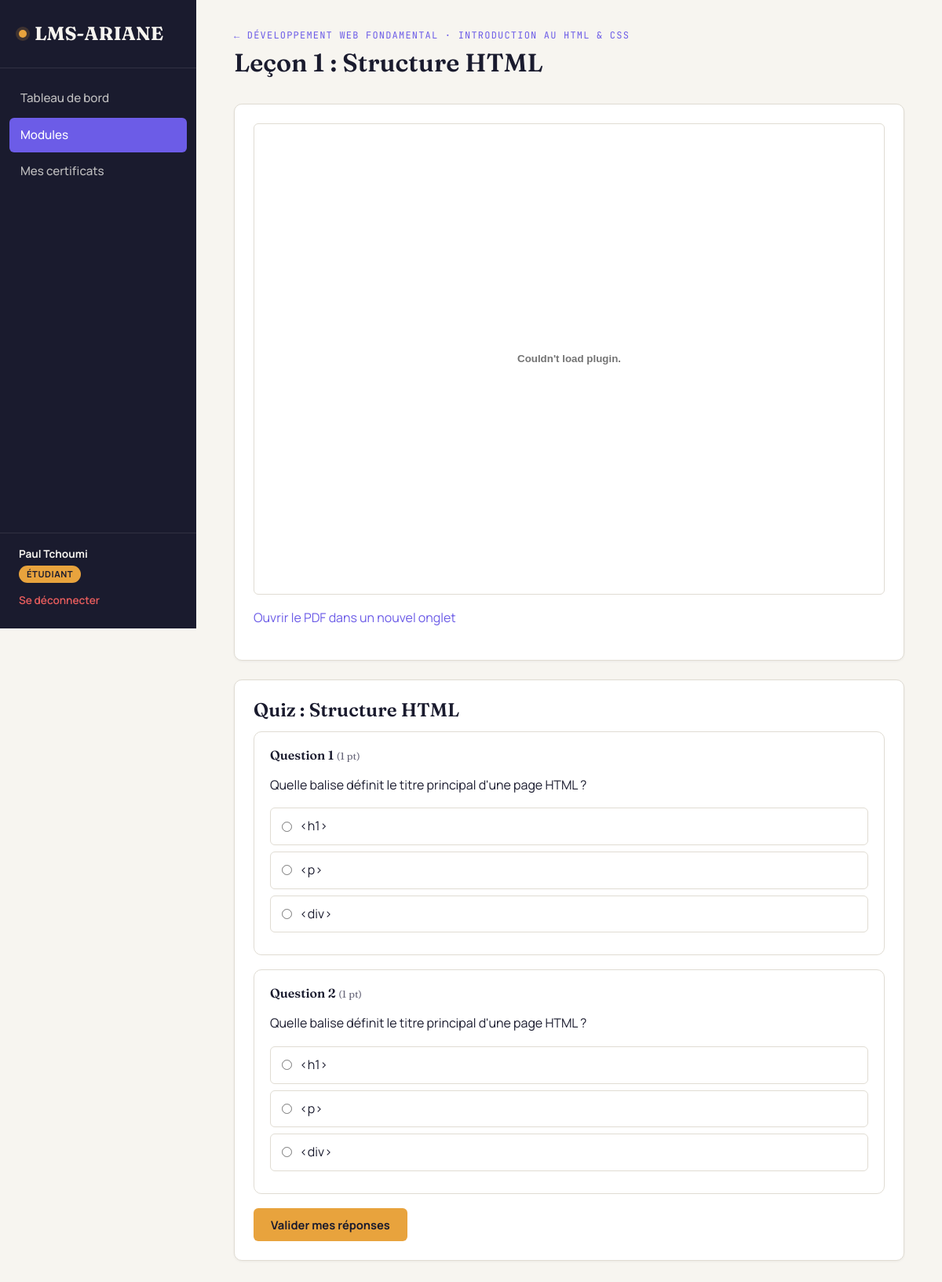
Screenshot of /lecon.php?id=1 (signed in) with the database file from the repository.
### tables this page shows
CREATE TABLE lecons (
    id INT AUTO_INCREMENT PRIMARY KEY,
    cours_id INT NOT NULL,
    titre VARCHAR(150) NOT NULL,
    type_contenu ENUM('pdf', 'video') NOT NULL,
    chemin_fichier VARCHAR(255) NOT NULL,
    ordre INT NOT NULL DEFAULT 1,
    date_creation DATETIME DEFAULT CURRENT_TIMESTAMP,
    FOREIGN KEY (cours_id) REFERENCES cours(id) ON DELETE CASCADE
);

CREATE TABLE modules (
    id INT AUTO_INCREMENT PRIMARY KEY,
    titre VARCHAR(150) NOT NULL,
    description TEXT,
    promoteur_id INT NOT NULL,
    seuil_validation INT NOT NULL DEFAULT 60,  
    date_creation DATETIME DEFAULT CURRENT_TIMESTAMP,
    FOREIGN KEY (promoteur_id) REFERENCES utilisateurs(id) ON DELETE CASCADE
);

CREATE TABLE cours (
    id INT AUTO_INCREMENT PRIMARY KEY,
    module_id INT NOT NULL,
    enseignant_id INT NOT NULL,
    titre VARCHAR(150) NOT NULL,
    description TEXT,
    date_creation DATETIME DEFAULT CURRENT_TIMESTAMP,
    FOREIGN KEY (module_id) REFERENCES modules(id) ON DELETE CASCADE,
    FOREIGN KEY (enseignant_id) REFERENCES utilisateurs(id) ON DELETE CASCADE
);

CREATE TABLE evaluations (
    id INT AUTO_INCREMENT PRIMARY KEY,
    lecon_id INT NOT NULL UNIQUE,
    titre VARCHAR(150) NOT NULL DEFAULT 'Évaluation',
    date_creation DATETIME DEFAULT CURRENT_TIMESTAMP,
    FOREIGN KEY (lecon_id) REFERENCES lecons(id) ON DELETE CASCADE
);

CREATE TABLE questions (
    id INT AUTO_INCREMENT PRIMARY KEY,
    evaluation_id INT NOT NULL,
    enonce TEXT NOT NULL,
    points INT NOT NULL DEFAULT 1,
    ordre INT NOT NULL DEFAULT 1,
    FOREIGN KEY (evaluation_id) REFERENCES evaluations(id) ON DELETE CASCADE
);

CREATE TABLE reponses (
    id INT AUTO_INCREMENT PRIMARY KEY,
    question_id INT NOT NULL,
    texte VARCHAR(255) NOT NULL,
    est_correcte TINYINT(1) NOT NULL DEFAULT 0,
    FOREIGN KEY (question_id) REFERENCES questions(id) ON DELETE CASCADE
);

### lecon.php (the view, shortened to what this page needs)
<?php
require_once __DIR__ . '/../config/database.php';
$etudiantId = $_SESSION['user_id'];
$leconId = (int)($_GET['id'] ?? 0);
$stmt = $pdo->prepare("
    SELECT l.*, c.module_id, c.titre AS cours_titre, m.titre AS module_titre,
        e.id AS evaluation_id, e.titre AS evaluation_titre
    FROM lecons l
    JOIN cours c ON c.id = l.cours_id
    JOIN modules m ON m.id = c.module_id
    LEFT JOIN evaluations e ON e.lecon_id = l.id
    WHERE l.id = ?
");
$stmt->execute([$leconId]);
$lecon = $stmt->fetch();
$stmt = $pdo->prepare("SELECT * FROM progression WHERE etudiant_id = ? AND lecon_id = ?");
$stmt->execute([$etudiantId, $leconId]);
$progressionExistante = $stmt->fetch();
$questions = [];
if ($lecon['evaluation_id']) {
    $stmt = $pdo->prepare("SELECT * FROM questions WHERE evaluation_id = ? ORDER BY ordre");
    $stmt->execute([$lecon['evaluation_id']]);
    $questions = $stmt->fetchAll();
    foreach ($questions as &$q) {
        $stmt2 = $pdo->prepare("SELECT id, texte FROM reponses WHERE question_id = ? ORDER BY id");
        $stmt2->execute([$q['id']]);
        $q['reponses'] = $stmt2->fetchAll();
    }
}
include __DIR__ . '/../includes/header.php';
?>
<div class="app-shell">
    <?php include __DIR__ . '/../includes/sidebar.php'; ?>
    <main class="main-content">
        <div class="page-header">
            <div class="eyebrow">
                <a href="modules.php?id=<?= $lecon['module_id'] ?>">← <?= htmlspecialchars($lecon['module_titre']) ?></a>
                · <?= htmlspecialchars($lecon['cours_titre']) ?>
            </div>
            <h1><?= htmlspecialchars($lecon['titre']) ?></h1>
        </div>
        <div class="card" style="margin-bottom:24px;">
            <?php if ($lecon['type_contenu'] === 'pdf'): ?>
                <embed src="/LMS-ARIANE/<?= htmlspecialchars($lecon['chemin_fichier']) ?>" type="application/pdf" width="100%" height="600px" style="border-radius: var(--radius-sm); border:1px solid var(--ariane-border);">
                <p style="margin-top:10px;"><a href="/LMS-ARIANE/<?= htmlspecialchars($lecon['chemin_fichier']) ?>" target="_blank">Ouvrir le PDF dans un nouvel onglet</a></p>
            <?php endif; ?>
        </div>
        <?php if (!$lecon['evaluation_id'] || empty($questions)): ?>
            <div class="card">
                <h2>Évaluation</h2>
                <p style="color:var(--ariane-text-muted);">Aucune évaluation n'a encore été configurée pour cette leçon par l'enseignant.</p>
                <?php if (!$progressionExistante): ?>
                    <button class="btn btn-thread" id="validerSansEval">Marquer comme terminée (100%)</button>
                <?php else: ?>
                    <span class="badge badge-success">Leçon terminée — <?= number_format($progressionExistante['note'], 1) ?>%</span>
                <?php endif; ?>
            </div>
        <?php else: ?>
            <div class="card">
                <h2><?= htmlspecialchars($lecon['evaluation_titre']) ?></h2>
                <form id="quizForm">
                    <?php foreach ($questions as $qi => $q): ?>
                        <div class="quiz-question">
                            <h4>Question <?= $qi + 1 ?> <span style="color:var(--ariane-text-muted); font-size:0.8rem; font-weight:400;">(<?= $q['points'] ?> pt<?= $q['points'] > 1 ? 's' : '' ?>)</span></h4>
                            <p><?= htmlspecialchars($q['enonce']) ?></p>
                            <?php foreach ($q['reponses'] as $r): ?>
                                <label class="quiz-option">
                                    <input type="radio" name="question_<?= $q['id'] ?>" value="<?= $r['id'] ?>" required>
                                    <?= htmlspecialchars($r['texte']) ?>
                                </label>
                            <?php endforeach; ?>
                        </div>
                    <?php endforeach; ?>
                    <button type="submit" class="btn btn-thread">Valider mes réponses</button>
                </form>
            </div>
        <?php endif; ?>
    </main>
</div>
<?php include __DIR__ . '/../includes/footer.php'; ?>

### style.css (style rules this page uses)
:root { --ariane-ink: #1A1B2E; --ariane-ink-light: #2C2E4A; --ariane-paper: #F7F5F0; --ariane-paper-alt: #EFEBE3; --ariane-thread: #E8A33D; --ariane-thread-dark: #C7842A; --ariane-violet: #6C5CE7; --ariane-violet-light: #8C7FF0; --ariane-sage: #4FA37D; --ariane-coral: #E85D5D; --ariane-border: #E0DCD3; --ariane-text-muted: #6B6A7C; --font-display: "Fraunces", Georgia, serif; --font-body: "Manrope", -apple-system, BlinkMacSystemFont, "Segoe UI", sans-serif; --font-mono: "JetBrains Mono", "Courier New", monospace; --radius: 10px; --radius-sm: 6px; --shadow-sm: 0 1px 3px rgba(26, 27, 46, 0.06); --shadow-md: 0 4px 16px rgba(26, 27, 46, 0.08); }
* { box-sizing: border-box; }
html, body { margin: 0; padding: 0; }
body { font-family: var(--font-body); background: var(--ariane-paper); color: var(--ariane-ink); font-size: 16px; line-height: 1.6; -webkit-font-smoothing: antialiased; }
h1, h2, h3, h4 { font-family: var(--font-display); font-weight: 600; line-height: 1.2; margin: 0 0 0.5em 0; color: var(--ariane-ink); }
a { color: var(--ariane-violet); text-decoration: none; }
.app-shell { display: flex; min-height: 100vh; }
.main-content { flex: 1; padding: 36px 48px; max-width: 1200px; }
.page-header { margin-bottom: 32px; }
.page-header .eyebrow { font-family: var(--font-mono); font-size: 0.75rem; text-transform: uppercase; letter-spacing: 0.1em; color: var(--ariane-violet); margin-bottom: 6px; }
.card { background: #fff; border: 1px solid var(--ariane-border); border-radius: var(--radius); padding: 24px; box-shadow: var(--shadow-sm); }
.btn { display: inline-flex; align-items: center; justify-content: center; gap: 8px; padding: 11px 22px; border: none; border-radius: var(--radius-sm); font-family: var(--font-body); font-weight: 700; font-size: 0.92rem; cursor: pointer; text-decoration: none; transition: transform 0.1s, box-shadow 0.15s, background 0.15s; }
.btn-thread { background: var(--ariane-thread); color: var(--ariane-ink); }
.quiz-question { border: 1px solid var(--ariane-border); border-radius: var(--radius); padding: 20px; margin-bottom: 18px; background: #fff; }
.quiz-question h4 { margin-bottom: 14px; }
.quiz-option { display: flex; align-items: center; gap: 10px; padding: 10px 14px; border: 1px solid var(--ariane-border); border-radius: var(--radius-sm); margin-bottom: 8px; cursor: pointer; transition: border-color 0.15s, background 0.15s; }
.quiz-option input { margin: 0; accent-color: var(--ariane-violet); }

### rows the page displays
lecons: modules.titre "DÉVELOPPEMENT WEB FONDAMENTAL", cours.titre "INTRODUCTION AU HTML & CSS", titre "Leçon 1 : Structure HTML", evaluations.titre "Quiz : Structure HTML"
questions: points "1", enonce "Quelle balise définit le titre principal d'une page HTML ?"
reponses: texte "<h1>"
reponses: texte "<p>"
reponses: texte "<div>"

### other values shown
$item['label'] "Tableau de bord"
$item['label'] "Modules"
$item['label'] "Mes certificats"
nomUtilisateur() "Paul Tchoumi"
$roleLabels[$role] "ÉTUDIANT"
